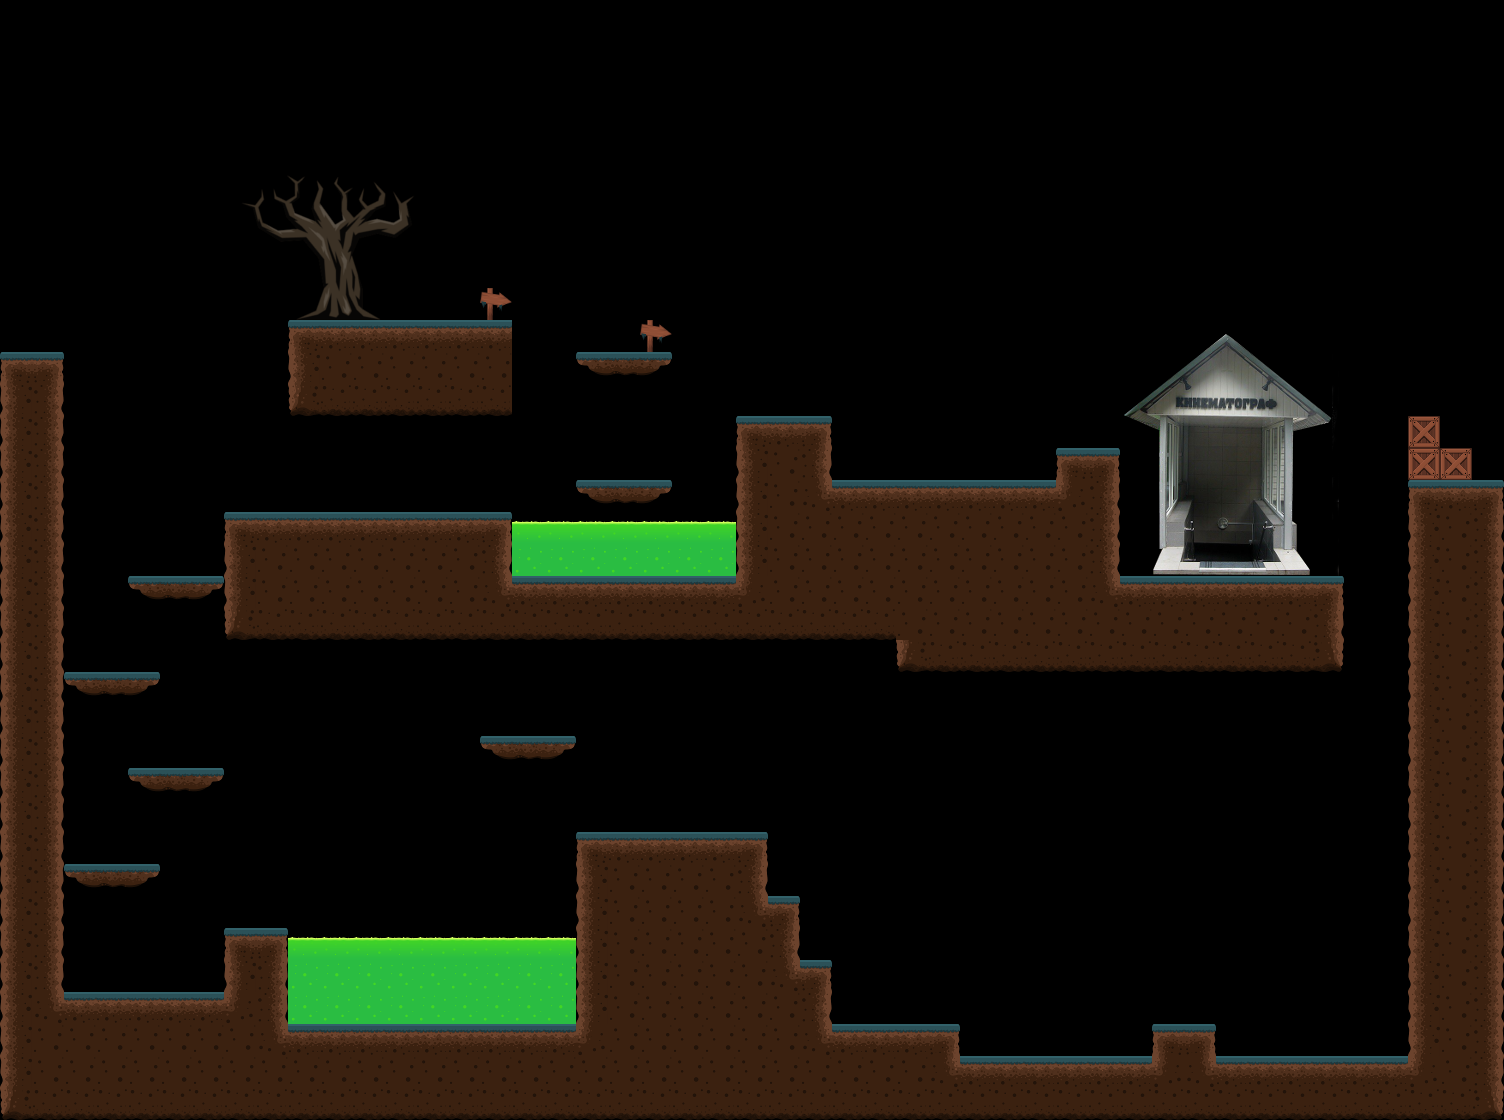

This game map was drawn from its Tiled (.tmx) file and the tilesets committed beside it. A one-line description and the trimmed map source follow:
An orthogonal 47x35 tile map with 32x32 px tiles, 1 tile layer (Слой тайлов 1) and 42 objects (28x solid, 9x enemy, 2x acid, player, Jurec, ...).

<map version="1.0" tiledversion="1.0.2" orientation="orthogonal" renderorder="right-down" width="47" height="35" tilewidth="32" tileheight="32" nextobjectid="46">
 <tileset firstgid="1" name="Graveyard_tileset" tilewidth="32" tileheight="32" tilecount="180" columns="20">
  <image source="Images/Graveyard_tileset.png" width="650" height="300" />
 </tileset>
 <layer name="Слой тайлов 1" width="47" height="35">
  <data>[1645 cells, 599 non-empty, 106 distinct tile ids]</data>
 </layer>
 <objectgroup name="Слой объектов 1">
  <object id="1" name="solid" x="289" y="321.667" width="222" height="93.3333" />
  <object id="2" name="solid" x="225" y="514.333" width="285" height="123.333" />
  <object id="3" name="solid" x="513" y="579.333" width="225" height="58.3333" />
  <object id="4" name="solid" x="737" y="419.333" width="94" height="217.333" />
  <object id="5" name="solid" x="833" y="483.333" width="222" height="153.333" />
  <object id="6" name="solid" x="1056" y="450.333" width="62" height="221.333" />
  <object id="7" name="solid" x="1120" y="579.333" width="222" height="93.3333" />
  <object id="8" name="solid" x="1409" y="483.333" width="93" height="633.333" />
  <object id="9" name="solid" x="1409.09" y="384.667" width="28.9091" height="99" />
  <object id="10" name="solid" x="1217" y="1060.33" width="192" height="56.3333" />
  <object id="11" name="solid" x="961" y="1060.33" width="191" height="57.3333" />
  <object id="12" name="solid" x="831" y="1027.33" width="127" height="89.3333" />
  <object id="13" name="solid" x="1153" y="1027.33" width="62" height="73.3333" />
  <object id="14" name="solid" x="579" y="836.333" width="187" height="281.333" />
  <object id="15" name="solid" x="768" y="899.333" width="31" height="218.333" />
  <object id="16" name="solid" x="802.5" y="962.833" width="31" height="153.333" />
  <object id="17" name="solid" x="225.5" y="931.833" width="60" height="183.333" />
  <object id="18" name="solid" x="288.5" y="1026.83" width="287" height="88.333" />
  <object id="19" name="solid" x="64.5" y="993.833" width="158" height="122.333" />
  <object id="20" name="solid" x="2" y="354.333" width="60" height="761.333" />
  <object id="21" name="solid" x="287" y="137.333" width="79" height="183.333" />
  <object id="22" name="solid" x="480.5" y="737.333" width="94" height="18.333" />
  <object id="23" name="solid" x="127" y="769.833" width="94" height="18.333" />
  <object id="24" name="solid" x="65" y="864.833" width="94" height="18.333" />
  <object id="25" name="solid" x="63" y="673.833" width="94" height="18.333" />
  <object id="26" name="solid" x="130" y="577.833" width="94" height="18.333" />
  <object id="27" name="solid" x="575" y="482.833" width="94" height="18.333" />
  <object id="28" name="solid" x="575" y="353.833" width="94" height="18.333" />
  <object id="29" name="player" x="379" y="230" width="73" height="87" />
  <object id="30" name="enemy" x="844" y="395" width="66" height="81" />
  <object id="32" name="enemy" x="1083" y="972.5" width="66" height="81" />
  <object id="33" name="enemy" x="988" y="396.5" width="66" height="81" />
  <object id="34" name="enemy" x="1221" y="970.5" width="66" height="81" />
  <object id="35" name="enemy" x="1335" y="971.5" width="66" height="81" />
  <object id="36" name="enemy" x="962" y="968.5" width="66" height="81" />
  <object id="37" name="enemy" x="1020" y="969.5" width="66" height="81" />
  <object id="38" name="enemy" x="68" y="909.5" width="66" height="81" />
  <object id="39" name="enemy" x="152" y="910.5" width="66" height="81" />
  <object id="40" name="Jurec" x="1190.5" y="460.5" width="91" height="117" />
  <object id="43" name="Olya" x="633" y="732" width="79" height="98" />
  <object id="44" name="acid" x="514" y="524" width="220" height="51" />
  <object id="45" name="acid" x="286" y="938.5" width="290" height="87" />
 </objectgroup>
</map>
